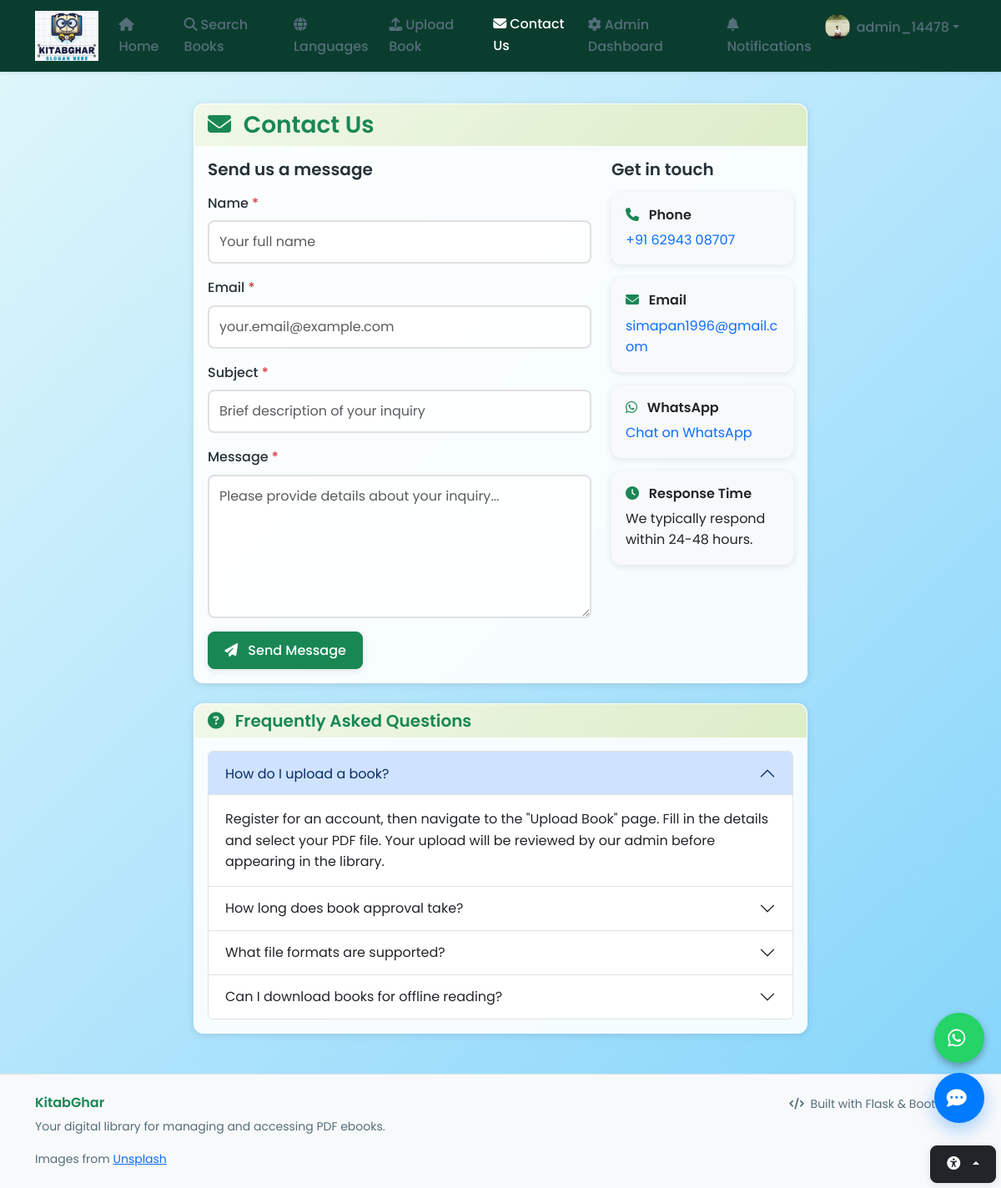
The page /contact (signed in) on the database its author committed.
### models.py (models this page shows, shortened)
class User(UserMixin, db.Model):
    id = db.Column(db.Integer, primary_key=True)
    username = db.Column(db.String(80), unique=True, nullable=False, index=True)
    email = db.Column(db.String(120), unique=True, nullable=False, index=True)
    password_hash = db.Column(db.String(256), nullable=False)
    role = db.Column(db.String(20), nullable=False, default='user')  # admin, user
    first_name = db.Column(db.String(50), nullable=True)
    last_name = db.Column(db.String(50), nullable=True)
    profile_image = db.Column(db.String(255), nullable=True)  # New field for profile image filename
    created_date = db.Column(db.DateTime, default=datetime.utcnow)
    last_login = db.Column(db.DateTime, nullable=True)
    is_active = db.Column(db.Boolean, default=True)
    uploaded_books = db.relationship('Ebook', backref='uploader', lazy=True, foreign_keys='Ebook.uploaded_by')

### routes.py (the view, shortened to what this page needs)
@app.route('/contact', methods=['GET', 'POST'])
def contact():
    try:
        return render_template('contact_us.html')
    except Exception as e:
        app.logger.error(f"Error rendering contact page: {str(e)}")
        return render_template('500.html'), 500

### templates/contact_us.html (shortened to what this page needs)
{% extends "base.html" %}
{% block content %}
<div class="row justify-content-center">
    <div class="col-lg-8">
        <div class="card">
            <div class="card-header bg-transparent border-bottom">
                <h3 class="text-success mb-0">
                    <i class="fas fa-envelope me-2"></i>
                    Contact Us
                </h3>
            </div>
            <div class="card-body">
                <div class="row">
                    <div class="col-md-8">
                        <h5 class="mb-3">Send us a message</h5>
                        <form method="POST" id="contactForm">
                            <div class="mb-3">
                                <label for="name" class="form-label">Name <span class="text-danger">*</span></label>
                                <input type="text"
                                       class="form-control"
                                       id="name"
                                       name="name"
                                       required
                                       placeholder="Your full name">
                            </div>
                            <div class="mb-3">
                                <label for="email" class="form-label">Email <span class="text-danger">*</span></label>
                                <input type="email"
                                       class="form-control"
                                       id="email"
                                       name="email"
                                       required
                                       placeholder="your.email@example.com">
                            </div>
                            <div class="mb-3">
                                <label for="subject" class="form-label">Subject <span class="text-danger">*</span></label>
                                <input type="text"
                                       class="form-control"
                                       id="subject"
                                       name="subject"
                                       required
                                       placeholder="Brief description of your inquiry">
                            </div>
                            <div class="mb-3">
                                <label for="message" class="form-label">Message <span class="text-danger">*</span></label>
                                <textarea class="form-control"
                                          id="message"
                                          name="message"
                                          rows="6"
                                          required
                                          placeholder="Please provide details about your inquiry..."></textarea>
                            </div>
                            <button type="submit" class="btn btn-success" id="submitBtn">
                                <i class="fas fa-paper-plane me-2"></i>
                                Send Message
                            </button>
                        </form>
                    </div>
                    <div class="col-md-4">
                        <h5 class="mb-3">Get in touch</h5>
                        <div class="card bg-light">
                            <div class="card-body">
                                <h6 class="card-title">
                                    <i class="fas fa-phone text-success me-2"></i>
                                    Phone
                                </h6>
                                <p class="card-text mb-0">
                                    <a href="tel:+916294308707" class="text-decoration-none">
                                        +91 62943 08707
                                    </a>
                                </p>
                            </div>
                        </div>
                        <div class="card bg-light mt-3">
                            <div class="card-body">
                                <h6 class="card-title">
                                    <i class="fas fa-envelope text-success me-2"></i>
                                    Email
                                </h6>
                                <p class="card-text mb-0">
                                    <a href="mailto:simapan1996@gmail.com" class="text-decoration-none">
                                        simapan1996@gmail.com
                                    </a>
                                </p>
                            </div>
                        </div>
                        <div class="card bg-light mt-3">
                            <div class="card-body">
                                <h6 class="card-title">
                                    <i class="fab fa-whatsapp text-success me-2"></i>
                                    WhatsApp
                                </h6>
                                <p class="card-text mb-0">
                                    <a href="https://wa.me/916294308707?text=Hello%20KitabGhar%2C%20I%20need%20help%20with%20the%20library."
                                       class="text-decoration-none"
                                       target="_blank"
                                       rel="noopener noreferrer">
                                        Chat on WhatsApp
                                    </a>
                                </p>
                            </div>
                        </div>
                        <div class="card bg-light mt-3">
                            <div class="card-body">
                                <h6 class="card-title">
                                    <i class="fas fa-clock text-success me-2"></i>
                                    Response Time
                                </h6>
                                <p class="card-text mb-0">
                                    We typically respond within 24-48 hours.
                                </p>
                            </div>
                        </div>
                    </div>
                </div>
            </div>
        </div>
        <div class="card mt-4">
            <div class="card-header bg-transparent border-bottom">
                <h5 class="text-success mb-0">
                    <i class="fas fa-question-circle me-2"></i>
                    Frequently Asked Questions
                </h5>
            </div>
            <div class="card-body">
                <div class="accordion" id="faqAccordion">
                    <div class="accordion-item">
                        <h2 class="accordion-header">
                            <button class="accordion-button" type="button" data-bs-toggle="collapse" data-bs-target="#faq1">
                                How do I upload a book?
                            </button>
                        </h2>
                        <div id="faq1" class="accordion-collapse collapse show" data-bs-parent="#faqAccordion">
                            <div class="accordion-body">
                                Register for an account, then navigate to the "Upload Book" page. Fill in the details and select your PDF file. Your upload will be reviewed by our admin before appearing in the library.
                            </div>
                        </div>
                    </div>
                    <div class="accordion-item">
                        <h2 class="accordion-header">
                            <button class="accordion-button collapsed" type="button" data-bs-toggle="collapse" data-bs-target="#faq2">
                                How long does book approval take?
                            </button>
                        </h2>
                    </div>
                    <div class="accordion-item">
                        <h2 class="accordion-header">
                            <button class="accordion-button collapsed" type="button" data-bs-toggle="collapse" data-bs-target="#faq3">
                                What file formats are supported?
                            </button>
                        </h2>
                    </div>
                    <div class="accordion-item">
                        <h2 class="accordion-header">
                            <button class="accordion-button collapsed" type="button" data-bs-toggle="collapse" data-bs-target="#faq4">
                                Can I download books for offline reading?
                            </button>
                        </h2>
                    </div>
                </div>
            </div>
        </div>
    </div>
</div>
{% endblock %}

### templates/base.html (shortened to what this page needs)
<!DOCTYPE html>
<html lang="en" data-bs-theme="light">
<head>
    <link href="https://cdn.jsdelivr.net/npm/bootstrap@5.3.2/dist/css/bootstrap.min.css" rel="stylesheet">
    <link rel="stylesheet" href="https://cdnjs.cloudflare.com/ajax/libs/font-awesome/6.4.0/css/all.min.css">
    <link rel="stylesheet" href="{{ url_for('static', filename='css/custom.css') }}">
    <link rel="stylesheet" href="{{ url_for('static', filename='css/style.css') }}">
</head>
<body>
    <nav class="navbar navbar-expand-lg navbar-dark shadow-sm border-bottom sticky-top" role="navigation" aria-label="Main Navigation">
        <div class="container">
    <a class="navbar-brand" href="{{ url_for('home') }}">
        <img src="{{ url_for('static', filename='images/logo.png') }}" alt="KitabGhar Logo" style="height: 60px; object-fit: contain;">
    </a>
            <div class="collapse navbar-collapse justify-content-between" id="navbarNav">
                <ul class="navbar-nav">
                    <li class="nav-item">
                        <a class="nav-link {% if request.endpoint == 'home' %}active{% endif %}" href="{{ url_for('home') }}">
                            <i class="fas fa-home me-1"></i>Home
                        </a>
                    </li>
                    <li class="nav-item">
                        <a class="nav-link {% if request.endpoint == 'browse' %}active{% endif %}" href="{{ url_for('browse') }}">
                            <i class="fas fa-search me-1"></i>Search Books
                        </a>
                    </li>
                    <li class="nav-item">
                        <a class="nav-link {% if request.endpoint == 'languages' %}active{% endif %}" href="{{ url_for('languages') }}">
                            <i class="fas fa-globe me-1"></i>Languages
                        </a>
                    </li>
                    <li class="nav-item">
                        <a class="nav-link {% if request.endpoint == 'upload' %}active{% endif %}" href="{{ url_for('upload') }}">
                            <i class="fas fa-upload me-1"></i>Upload Book
                        </a>
                    </li>
                    <li class="nav-item">
                        <a class="nav-link {% if request.endpoint == 'contact' %}active{% endif %}" href="{{ url_for('contact') }}">
                            <i class="fas fa-envelope me-1"></i>Contact Us
                        </a>
                    </li>
                    {% if session.get("role") == 'admin' %}
                    <li class="nav-item">
                        <a class="nav-link {% if request.endpoint == 'admin_dashboard' %}active{% endif %}" href="{{ url_for('admin_dashboard') }}">
                            <i class="fas fa-cog me-1"></i>Admin Dashboard
                        </a>
                    </li>
                    {% endif %}
                </ul>
                <ul class="navbar-nav ms-7">
                    {% if current_user.is_authenticated %}
                    <li class="nav-item">
                        <a class="nav-link" href="{{ url_for('notifications') }}">
                            <i class="fas fa-bell me-1"></i>Notifications
                            {% set unread_count = current_user.notifications|selectattr('is_read', 'equalto', False)|list|length %}
                        </a>
                    </li>
                    <li class="nav-item dropdown">
                        <a class="nav-link dropdown-toggle d-flex align-items-center" href="#" id="userDropdown" role="button" data-bs-toggle="dropdown" aria-expanded="false">
                            {% if current_user.profile_image %}
                            <img src="{{ url_for('static', filename='uploads/' + current_user.profile_image) }}" alt="Profile" class="rounded-circle me-2" style="width: 30px; height: 30px;" onerror="this.onerror=null;this.src='{{ url_for('static', filename='images/profile_placeholder.png') }}';">
                            {% endif %}
                            {{ current_user.username }}
                        </a>
                    </li>
                    {% endif %}
                </ul>
            </div>
        </div>
    </nav>
    <div class="accessibility-toolbar">
        <div class="btn-group dropup">
            <button class="btn btn-dark dropdown-toggle" data-bs-toggle="dropdown" aria-expanded="false" aria-label="Accessibility settings">
                <i class="fas fa-universal-access"></i>
            </button>
        </div>
    </div>
    <main class="container my-4">
        {% block content %}{% endblock %}
    </main>
    <footer class="bg-light border-top mt-5 py-4">
        <div class="container">
            <div class="row">
                <div class="col-md-6">
                    <h6 class="text-success">KitabGhar</h6>
                    <p class="text-muted small">Your digital library for managing and accessing PDF ebooks.</p>
                    <p class="text-muted small mb-0">Images from <a href="https://unsplash.com" target="_blank" rel="noopener">Unsplash</a></p>
                </div>
                <div class="col-md-6 text-md-end">
                    <p class="text-muted small mb-0">
                        <i class="fas fa-code me-1"></i>
                        Built with Flask & Bootstrap
                    </p>
                </div>
            </div>
        </div>
    </footer>
    <button id="chat-toggle" type="button" aria-label="Open chat assistant" aria-expanded="false">
        <i class="fas fa-comment-dots" aria-hidden="true"></i>
    </button>
    <a href="https://wa.me/916294308707?text=Hello%20KitabGhar%2C%20I%20need%20help%20with%20the%20library."
       class="whatsapp-float"
       target="_blank"
       rel="noopener noreferrer"
       aria-label="Chat with us on WhatsApp"
       title="Chat with us on WhatsApp">
        <i class="fab fa-whatsapp"></i>
    </a>
</body>
</html>

### rows shown on the page
User: profile_image (picture), username "admin_14478"
